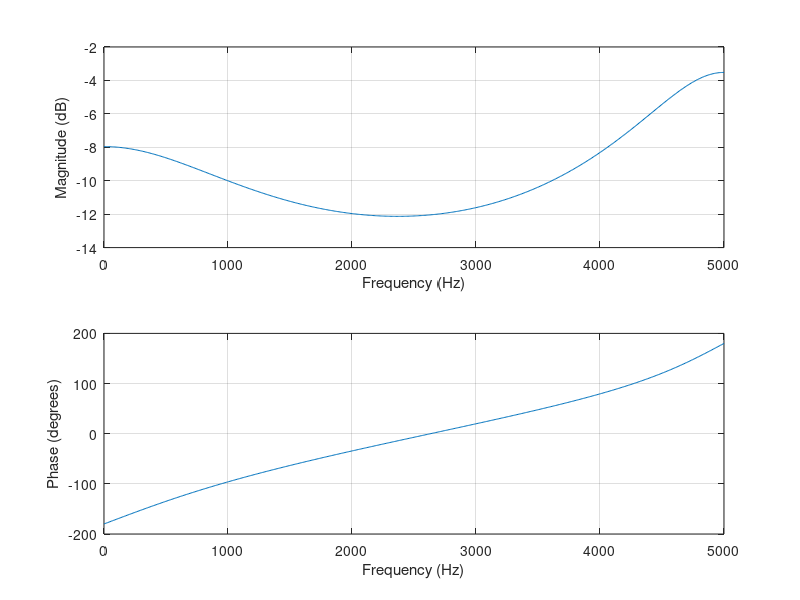
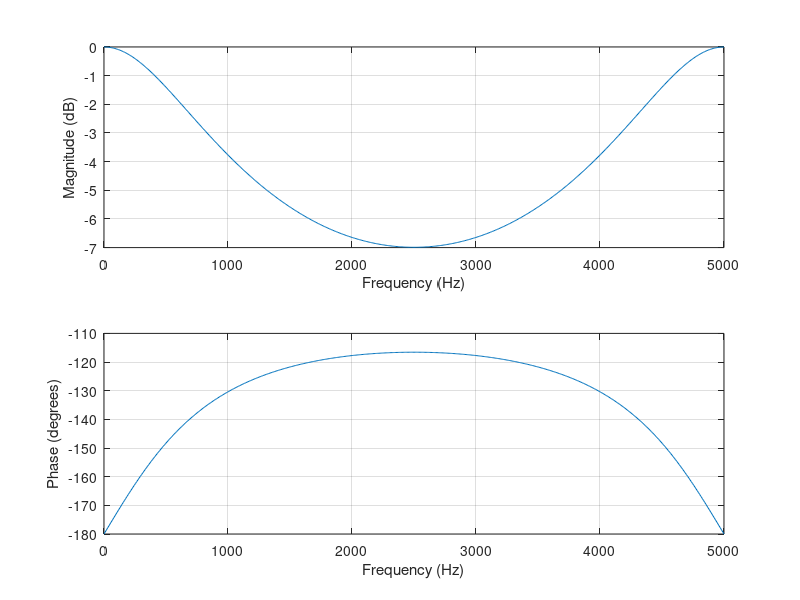
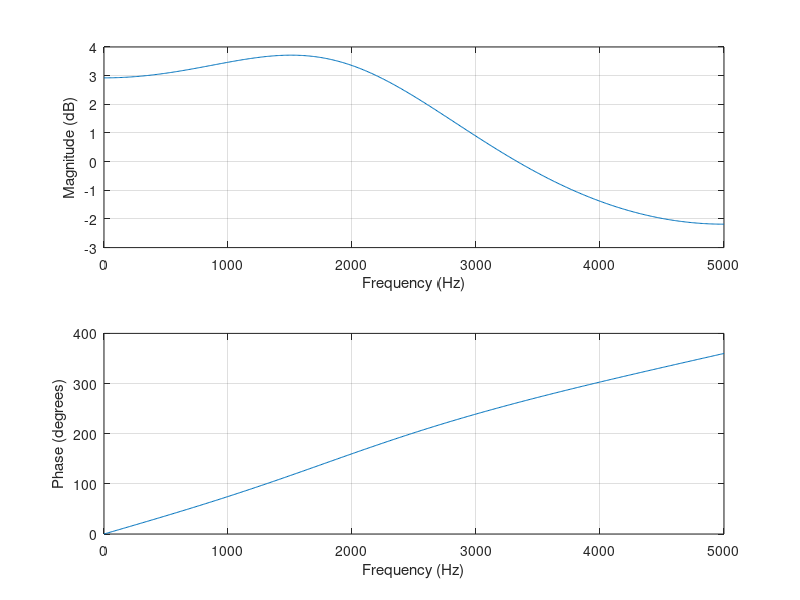
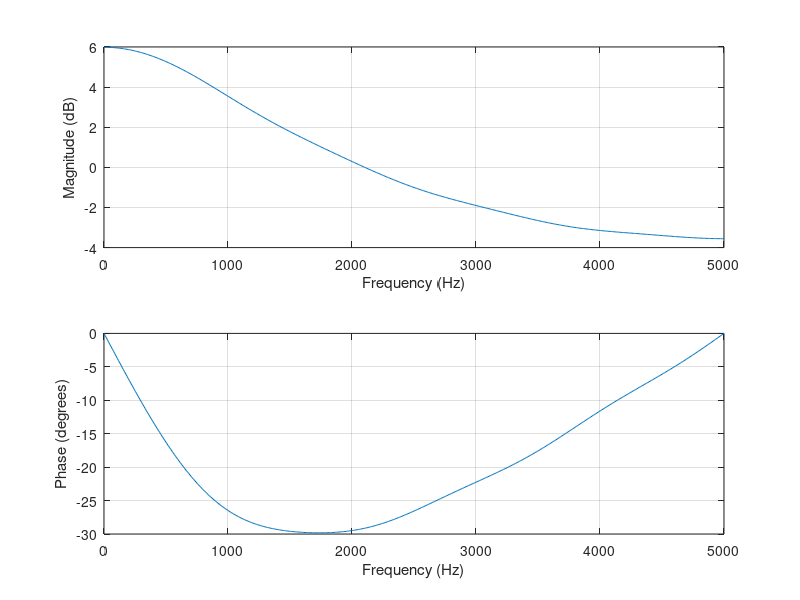

The MATLAB source for these figures, in order:
#Ejercicio 2
clc;
clear all;
clf;
#Frecuencia de muestreo;
fm=10000;
#Cantidad de puntos, algo asi como la cantidad de frecuencias a evaluar;
n = 512;

#Punto 1;
y = 1;
x = [1 -1/2 1-4];
freqz(y,x,n,fm);

#Punto 2;
figure;
y = [0 1];
x = [1 -1 -1];
freqz(y,x,n,fm);

#Punto 3;
figure;
y = [7];
x = [1 -2 6];
freqz(y,x,n,fm);

#Punto 4;
figure;
y = zeros(7,1);
for i=(0:7)
  y(i+1)=1/(2^i);
endfor
x = 1;
freqz(y,x,n,fm);
